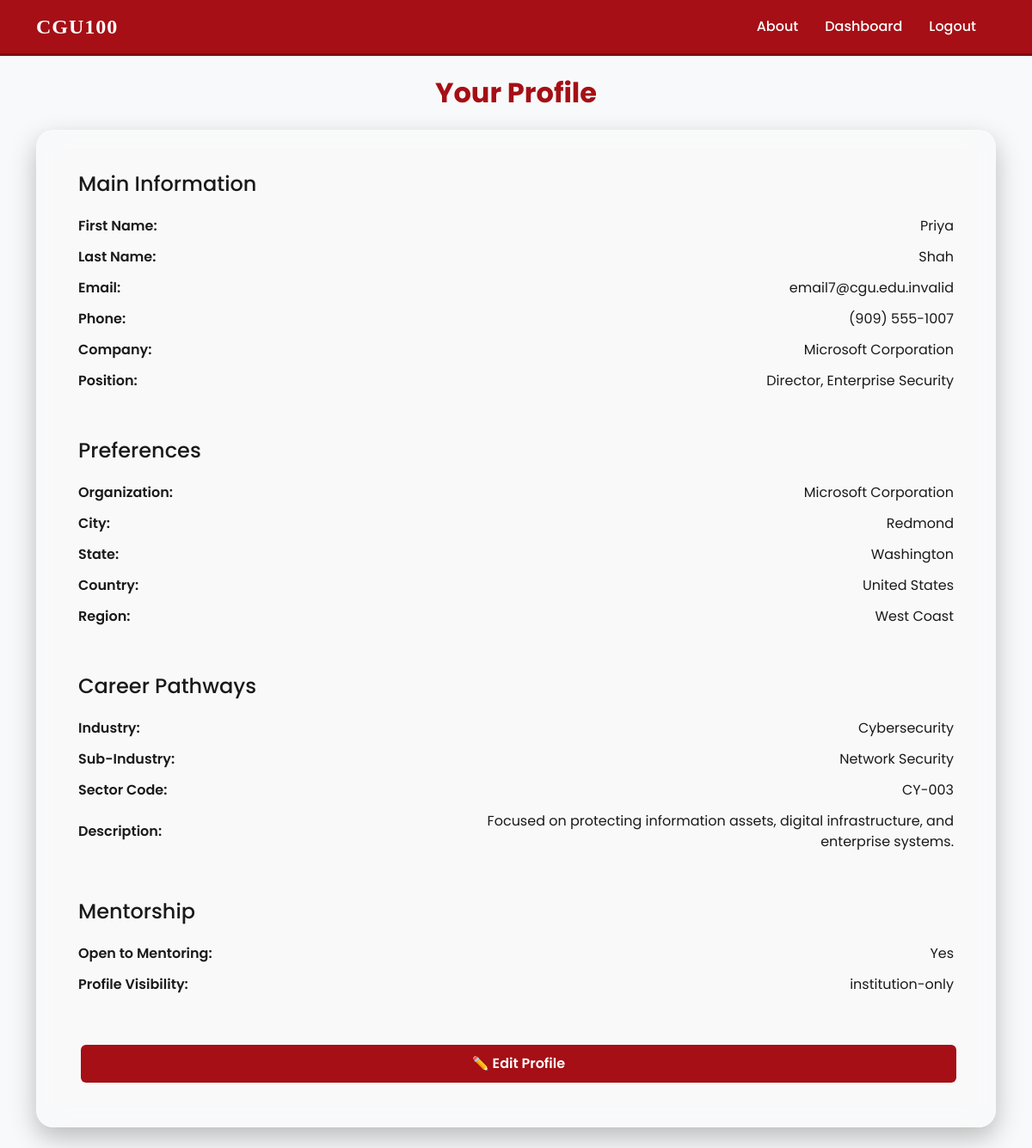
Screenshot of /profile (signed in) with the database file from the repository.
### tables this page shows
CREATE TABLE users (
    user_id INTEGER PRIMARY KEY AUTOINCREMENT,

    user_type TEXT CHECK (user_type IN ('student', 'alumni')) NOT NULL,

    first_name TEXT NOT NULL,
    last_name TEXT NOT NULL,
    email TEXT UNIQUE NOT NULL,
    password_hash TEXT NOT NULL,

    phone_number TEXT,
    bio TEXT,
    resume_url TEXT,
    portfolio_url TEXT,
    linkedin_url TEXT,
    degree_concentration_id INTEGER,

    -- Student fields
    current_year INTEGER CHECK(current_year BETWEEN 1 AND 6),
    expected_graduation_year INTEGER,
    desired_industry_id INTEGER,
    desired_job_location_id INTEGER,
    is_seeking_mentorship BOOLEAN DEFAULT 0,

    -- Alumni fields
    graduation_year INTEGER,
    industry_id INTEGER,
    job_location_id INTEGER,
    current_position TEXT,
    company_name TEXT,
    is_mentor BOOLEAN DEFAULT 0,

    profile_visibility TEXT 
        CHECK(profile_visibility IN ('public','private','institution-only')) 
        DEFAULT 'institution-only',

    created_at DATETIME DEFAULT CURRENT_TIMESTAMP,
    updated_at DATETIME DEFAULT CURRENT_TIMESTAMP,

    FOREIGN KEY (degree_concentration_id) REFERENCES degree_concentrations(degree_concentration_id)
        ON UPDATE CASCADE ON DELETE SET NULL,

    FOREIGN KEY (desired_industry_id) REFERENCES industries(industry_id)
        ON UPDATE CASCADE ON DELETE SET NULL,

    FOREIGN KEY (industry_id) REFERENCES industries(industry_id)
        ON UPDATE CASCADE ON DELETE SET NULL,

    FOREIGN KEY (desired_job_location_id) REFERENCES job_locations(job_location_id)
        ON UPDATE CASCADE ON DELETE SET NULL,

    FOREIGN KEY (job_location_id) REFERENCES job_locations(job_location_id)
        ON UPDATE CASCADE ON DELETE SET NULL
);

CREATE TABLE job_locations (
    job_location_id INTEGER PRIMARY KEY AUTOINCREMENT,
    city TEXT,
    state TEXT,
    country TEXT DEFAULT 'United States',
    region TEXT CHECK(region IN (
        'West Coast','East Coast','Midwest','South',
        'Europe','Asia-Pacific','Other'
    )),
    postal_code TEXT,
    organization_name TEXT,
    remote_option BOOLEAN DEFAULT 0,
    latitude REAL,
    longitude REAL,

    created_at DATETIME DEFAULT CURRENT_TIMESTAMP,
    updated_at DATETIME DEFAULT CURRENT_TIMESTAMP
);

CREATE TABLE industries (
    industry_id INTEGER PRIMARY KEY AUTOINCREMENT,
    industry_name TEXT UNIQUE NOT NULL,
    sub_industry TEXT,
    description TEXT,
    sector_code TEXT,
    active BOOLEAN DEFAULT 1,

    created_at DATETIME DEFAULT CURRENT_TIMESTAMP,
    updated_at DATETIME DEFAULT CURRENT_TIMESTAMP
);

### app/main.py (the view, shortened to what this page needs)
@app.route('/profile', methods=['GET', 'POST'])
def profile():
    if not session.get('logged_in'):
        return redirect(url_for('login'))
    user_id = session['user_id']
    user_type = session['user_type']
    conn = get_db_connection()
    cur = conn.cursor()
    cur.execute("""
        SELECT
            u.*,
            dc.degree_level,
            dc.degree_name,
            dc.concentration_name,

            ind.industry_name,
            ind.sub_industry,
            ind.sector_code,
            ind.description AS industry_description,

            jl.organization_name AS org_name,
            jl.city AS city,
            jl.state AS state,
            jl.country AS country,
            jl.region AS region

        FROM users u

        LEFT JOIN degree_concentrations dc
            ON u.degree_concentration_id = dc.degree_concentration_id

        LEFT JOIN industries ind
            ON ind.industry_id =
                CASE
                    WHEN u.user_type = 'student' THEN u.desired_industry_id
                    ELSE u.industry_id
                END

        LEFT JOIN job_locations jl
            ON jl.job_location_id =
                CASE
                    WHEN u.user_type = 'student' THEN u.desired_job_location_id
                    ELSE u.job_location_id
                END

        WHERE u.user_id = ?
    """, (user_id,))
    row = cur.fetchone()
    if not row:
        flash("Could not load your profile.")
        return redirect(url_for("dashboard"))
    profile = dict(row)
    cur.execute("SELECT * FROM industries ORDER BY industry_name")
    industries = cur.fetchall()
    cur.execute("SELECT * FROM job_locations ORDER BY organization_name")
    locations = cur.fetchall()
    conn.close()
    return render_template(
        "profile.html",
        profile=profile,
        user_type=user_type,
        industries=industries,
        locations=locations
    )

### app/main.py (called while the page is built)
def get_db_connection():
    conn = sqlite3.connect(DB_PATH)
    conn.row_factory = sqlite3.Row
    return conn

@app.before_request
def require_login():
    allowed_routes = ['index', 'register', 'login', 'static']
    if request.endpoint not in allowed_routes and not session.get('logged_in'):
        return redirect(url_for('login'))

### templates/profile.html (shortened to what this page needs)
{% extends 'base.html' %}
{% block content %}
<h2 class="fw-bold text-center mb-4" style="color: var(--cgu-red)">
  Your Profile
</h2>
<div class="glass-card p-4 p-md-5">
  <div id="profile-display">
    <h4 class="section-title mb-3">Main Information</h4>
    {% for label, value in [
      ('First Name', profile.first_name),
      ('Last Name', profile.last_name),
      ('Email', profile.email),
      ('Phone', profile.phone_number or 'Not set')
    ] %}
    <div class="profile-row">
      <div class="profile-label">{{ label }}:</div>
      <div class="profile-value">{{ value }}</div>
    </div>
    {% endfor %}
    {% if user_type == 'student' %}
      <div class="profile-row"><div class="profile-label">Degree Level:</div><div class="profile-value">{{ profile.degree_level }}</div></div>
      <div class="profile-row"><div class="profile-label">Degree Name:</div><div class="profile-value">{{ profile.degree_name }}</div></div>
      <div class="profile-row"><div class="profile-label">Year in Program:</div><div class="profile-value">{{ profile.current_year }}</div></div>
      <div class="profile-row"><div class="profile-label">Expected Graduation:</div><div class="profile-value">{{ profile.expected_graduation_year }}</div></div>
    {% else %}
      <div class="profile-row"><div class="profile-label">Company:</div><div class="profile-value">{{ profile.company_name or 'Not set' }}</div></div>
      <div class="profile-row"><div class="profile-label">Position:</div><div class="profile-value">{{ profile.current_position or 'Not set' }}</div></div>
    {% endif %}
    <hr class="glass-hr my-4" />
    <h4 class="section-title mb-3">Preferences</h4>
    {% for label, value in [
      ('Organization', profile.org_name or 'Not set'),
      ('City', profile.city or 'Not set'),
      ('State', profile.state or 'Not set'),
      ('Country', profile.country or 'Not set'),
      ('Region', profile.region or 'Not set')
    ] %}
    <div class="profile-row">
      <div class="profile-label">{{ label }}:</div>
      <div class="profile-value">{{ value }}</div>
    </div>
    {% endfor %}
    <hr class="glass-hr my-4" />
    <h4 class="section-title mb-3">Career Pathways</h4>
    {% for label, value in [
      ('Industry', profile.industry_name or 'Not set'),
      ('Sub-Industry', profile.sub_industry or 'Not set'),
      ('Sector Code', profile.sector_code or 'Not set'),
      ('Description', profile.industry_description or 'Not set')
    ] %}
    <div class="profile-row">
      <div class="profile-label">{{ label }}:</div>
      <div class="profile-value">{{ value }}</div>
    </div>
    {% endfor %}
    <hr class="glass-hr my-4" />
    <h4 class="section-title mb-3">Mentorship</h4>
    {% if user_type == 'student' %}
      <div class="profile-row"><div class="profile-label">Seeking Mentor:</div><div class="profile-value">{{ 'Yes' if profile.is_seeking_mentorship else 'No' }}</div></div>
    {% else %}
      <div class="profile-row"><div class="profile-label">Open to Mentoring:</div><div class="profile-value">{{ 'Yes' if profile.is_mentor else 'No' }}</div></div>
    {% endif %}
    <div class="profile-row"><div class="profile-label">Profile Visibility:</div><div class="profile-value">{{ profile.profile_visibility }}</div></div>
    <hr class="glass-hr my-4" />
    <button class="btn glow-btn w-100" onclick="toggleEdit()">
      ✏️ Edit Profile
    </button>
  </div>
</div>
{% endblock %}

### static/style.css (style rules this page uses)
:root { --cgu-red: #a50f15; --cgu-red-dark: #7f0b10; --cgu-red-light: #ffd7d7; --white: #ffffff; --black: #000000; --text-on-dark: #ffffff; --text-on-light: #1a1a1a; }
.glass-card { backdrop-filter: blur(16px); -webkit-backdrop-filter: blur(16px); background: rgba(255, 255, 255, 0.14); border: 1px solid rgba(255, 255, 255, 0.28); border-radius: 20px; color: var(--text-on-light); box-shadow: 0 12px 30px rgba(0, 0, 0, 0.25); }
.glass-hr { border-top: 1px solid rgba(255, 255, 255, 0.4); }
.glow-btn { transition: box-shadow 0.25s ease, transform 0.1s ease; }
body { background-color: #f8f9fa; margin: 0; font-family: "Crimson Text", serif; }
.btn, button, .logout-btn { background-color: #a50f15; color: #fff; font-weight: 600; border: none; border-radius: 6px; padding: 10px 18px; cursor: pointer; transition: all 0.3s ease; text-decoration: none; display: inline-block; margin: 3px; }
.profile-row { display: flex; justify-content: space-between; align-items: center; padding: 6px 0; }
.profile-label { font-weight: 600; width: 40%; }
.profile-value { width: 58%; text-align: right; }

### rows the page displays
users: label "First Name", first_name "Priya", label "Last Name", last_name "Shah", label "Email", email "email7@cgu.edu.invalid", label "Phone", phone_number "(909) 555-1007", company_name "Microsoft Corporation", current_position "Director, Enterprise Security", label "Organization", organization_name "Microsoft Corporation", label "City", city "Redmond", label "State", state "Washington", label "Country", country "United States", label "Region", region "West Coast", label "Industry", industry_name "Cybersecurity", label "Sub-Industry", sub_industry "Network Security", label "Sector Code", sector_code "CY-003", label "Description", description "Focused on protecting information assets, digital infrastructure, and enterprise systems.", is_mentor "Yes", profile_visibility "institution-only"
